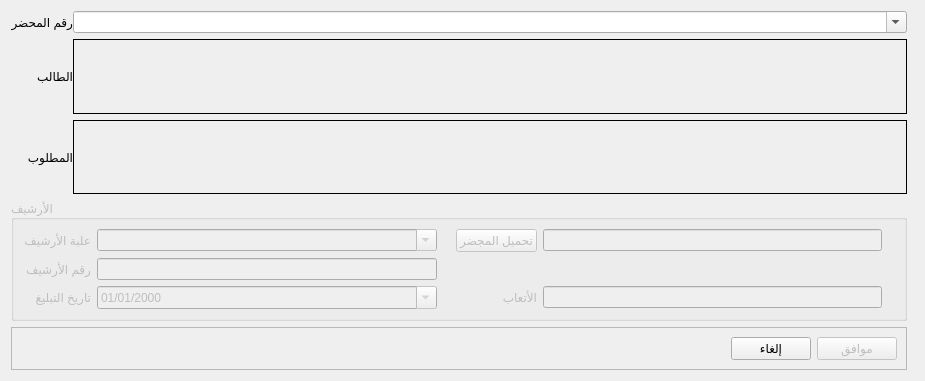
<?xml version="1.0" encoding="UTF-8"?>
<ui version="4.0">
 <class>form_archhive</class>
 <widget class="QWidget" name="form_archhive">
  <property name="geometry">
   <rect>
    <x>0</x>
    <y>0</y>
    <width>925</width>
    <height>381</height>
   </rect>
  </property>
  <property name="windowTitle">
   <string>Form</string>
  </property>
  <layout class="QGridLayout" name="gridLayout_3">
   <property name="horizontalSpacing">
    <number>0</number>
   </property>
   <property name="verticalSpacing">
    <number>6</number>
   </property>
   <item row="2" column="0">
    <widget class="QLabel" name="label_7">
     <property name="text">
      <string>المطلوب</string>
     </property>
    </widget>
   </item>
   <item row="1" column="0">
    <widget class="QLabel" name="label_6">
     <property name="text">
      <string>الطالب</string>
     </property>
    </widget>
   </item>
   <item row="1" column="1">
    <widget class="QLabel" name="lbl_demandeur">
     <property name="sizePolicy">
      <sizepolicy hsizetype="Expanding" vsizetype="Preferred">
       <horstretch>0</horstretch>
       <verstretch>0</verstretch>
      </sizepolicy>
     </property>
     <property name="frameShape">
      <enum>QFrame::Shape::Box</enum>
     </property>
     <property name="text">
      <string/>
     </property>
     <property name="scaledContents">
      <bool>true</bool>
     </property>
     <property name="wordWrap">
      <bool>true</bool>
     </property>
    </widget>
   </item>
   <item row="4" column="0" colspan="2">
    <widget class="QFrame" name="frame">
     <property name="sizePolicy">
      <sizepolicy hsizetype="Expanding" vsizetype="Fixed">
       <horstretch>0</horstretch>
       <verstretch>0</verstretch>
      </sizepolicy>
     </property>
     <property name="frameShape">
      <enum>QFrame::Shape::StyledPanel</enum>
     </property>
     <property name="frameShadow">
      <enum>QFrame::Shadow::Raised</enum>
     </property>
     <layout class="QHBoxLayout" name="horizontalLayout">
      <item>
       <spacer name="horizontalSpacer">
        <property name="orientation">
         <enum>Qt::Orientation::Horizontal</enum>
        </property>
        <property name="sizeHint" stdset="0">
         <size>
          <width>40</width>
          <height>20</height>
         </size>
        </property>
       </spacer>
      </item>
      <item>
       <widget class="QPushButton" name="pb_cancel">
        <property name="text">
         <string>إلغاء</string>
        </property>
       </widget>
      </item>
      <item>
       <widget class="QPushButton" name="pb_save">
        <property name="enabled">
         <bool>false</bool>
        </property>
        <property name="text">
         <string>موافق</string>
        </property>
       </widget>
      </item>
     </layout>
    </widget>
   </item>
   <item row="3" column="0" colspan="2">
    <widget class="QGroupBox" name="gb_archive">
     <property name="enabled">
      <bool>false</bool>
     </property>
     <property name="sizePolicy">
      <sizepolicy hsizetype="Preferred" vsizetype="Fixed">
       <horstretch>0</horstretch>
       <verstretch>0</verstretch>
      </sizepolicy>
     </property>
     <property name="title">
      <string>الأرشيف</string>
     </property>
     <layout class="QGridLayout" name="gridLayout_2">
      <item row="0" column="2">
       <widget class="QLabel" name="error_num_box">
        <property name="text">
         <string/>
        </property>
       </widget>
      </item>
      <item row="3" column="2">
       <widget class="QLabel" name="error_date_accus">
        <property name="text">
         <string/>
        </property>
       </widget>
      </item>
      <item row="2" column="2">
       <widget class="QLabel" name="error_num_archive">
        <property name="text">
         <string/>
        </property>
       </widget>
      </item>
      <item row="2" column="1">
       <widget class="QLineEdit" name="le_num_archive"/>
      </item>
      <item row="0" column="0">
       <widget class="QLabel" name="label_2">
        <property name="text">
         <string>علبة الأرشيف</string>
        </property>
       </widget>
      </item>
      <item row="3" column="1">
       <widget class="QDateEdit" name="date_accus">
        <property name="showGroupSeparator" stdset="0">
         <bool>false</bool>
        </property>
        <property name="displayFormat">
         <string>dd/MM/yyyy</string>
        </property>
        <property name="calendarPopup">
         <bool>true</bool>
        </property>
       </widget>
      </item>
      <item row="2" column="0">
       <widget class="QLabel" name="label_5">
        <property name="text">
         <string>رقم الأرشيف</string>
        </property>
       </widget>
      </item>
      <item row="0" column="1">
       <widget class="QComboBox" name="cb_num_box">
        <property name="editable">
         <bool>true</bool>
        </property>
       </widget>
      </item>
      <item row="3" column="0">
       <widget class="QLabel" name="label_3">
        <property name="text">
         <string>تاريخ التبليغ</string>
        </property>
       </widget>
      </item>
      <item row="0" column="3">
       <widget class="QPushButton" name="pb_upload">
        <property name="text">
         <string>تحميل المجضر</string>
        </property>
       </widget>
      </item>
      <item row="0" column="4">
       <widget class="QLineEdit" name="le_file_name">
        <property name="readOnly">
         <bool>true</bool>
        </property>
       </widget>
      </item>
      <item row="3" column="3">
       <widget class="QLabel" name="label_4">
        <property name="text">
         <string>الأتعاب</string>
        </property>
       </widget>
      </item>
      <item row="3" column="4">
       <widget class="NumberFormatLineEdit" name="le_honoraires"/>
      </item>
      <item row="0" column="5">
       <widget class="QLabel" name="error_file_name">
        <property name="text">
         <string/>
        </property>
       </widget>
      </item>
      <item row="3" column="5">
       <widget class="QLabel" name="error_honoraires">
        <property name="text">
         <string/>
        </property>
       </widget>
      </item>
     </layout>
    </widget>
   </item>
   <item row="2" column="1">
    <widget class="QLabel" name="lbl_defendeur">
     <property name="frameShape">
      <enum>QFrame::Shape::Box</enum>
     </property>
     <property name="text">
      <string/>
     </property>
     <property name="scaledContents">
      <bool>true</bool>
     </property>
     <property name="wordWrap">
      <bool>true</bool>
     </property>
    </widget>
   </item>
   <item row="0" column="0">
    <widget class="QLabel" name="label">
     <property name="text">
      <string>رقم المحضر</string>
     </property>
    </widget>
   </item>
   <item row="0" column="1">
    <widget class="QComboBox" name="cb_num_doc">
     <property name="sizePolicy">
      <sizepolicy hsizetype="Preferred" vsizetype="Fixed">
       <horstretch>0</horstretch>
       <verstretch>0</verstretch>
      </sizepolicy>
     </property>
     <property name="editable">
      <bool>true</bool>
     </property>
     <property name="placeholderText">
      <string>أدخل رقم المحضر</string>
     </property>
    </widget>
   </item>
   <item row="0" column="2">
    <widget class="QLabel" name="error_num_doc">
     <property name="text">
      <string/>
     </property>
    </widget>
   </item>
  </layout>
 </widget>
 <customwidgets>
  <customwidget>
   <class>NumberFormatLineEdit</class>
   <extends>QLineEdit</extends>
   <header>utils.formats</header>
  </customwidget>
 </customwidgets>
 <tabstops>
  <tabstop>cb_num_doc</tabstop>
  <tabstop>cb_num_box</tabstop>
  <tabstop>le_num_archive</tabstop>
  <tabstop>date_accus</tabstop>
 </tabstops>
 <resources/>
 <connections/>
</ui>
